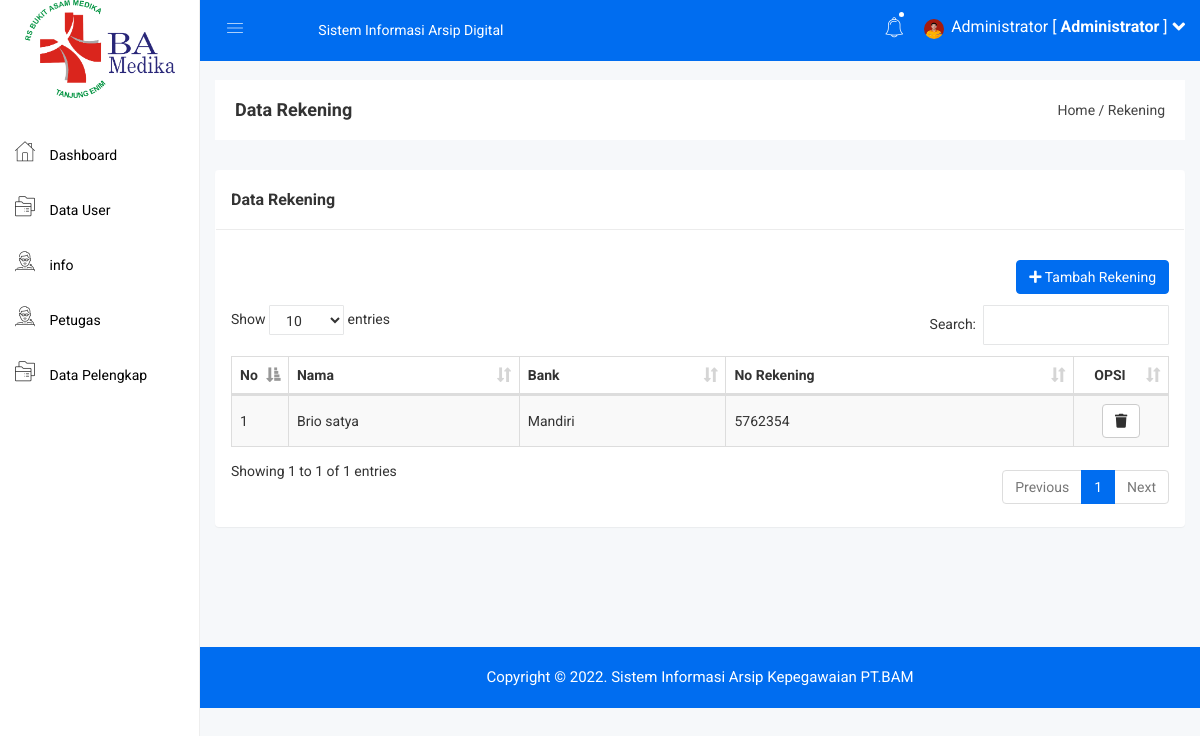
Before: /admin/rekening_karyawan.php (signed in) with the older database file.
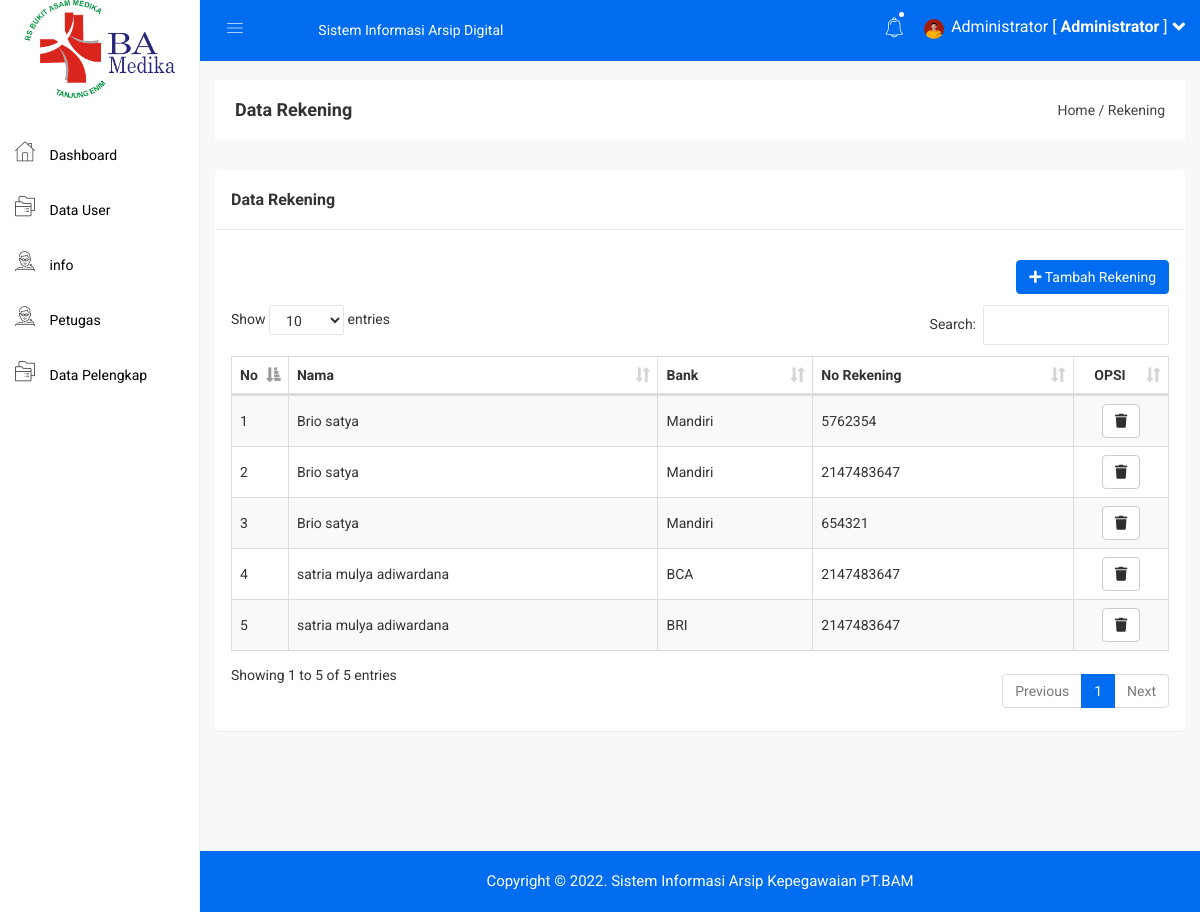
After: the same page with the newer database file.
### tables this page shows
CREATE TABLE `rekening` (
  `id` int(11) NOT NULL,
  `id_diri` int(11) NOT NULL,
  `Bank` varchar(50) NOT NULL,
  `Rekening` int(30) NOT NULL
);

CREATE TABLE `diri` (
  `id` int(11) NOT NULL,
  `username` varchar(50) NOT NULL,
  `password` varchar(50) NOT NULL,
  `nama` varchar(100) NOT NULL,
  `tempat_lahir` varchar(50) NOT NULL,
  `tanggal_lahir` date NOT NULL,
  `goldar` varchar(5) NOT NULL,
  `nik` varchar(20) NOT NULL,
  `status_kawin` varchar(40) NOT NULL,
  `alamat` varchar(100) NOT NULL,
  `email` varchar(50) NOT NULL,
  `npwp` varchar(40) NOT NULL,
  `nip` varchar(40) NOT NULL,
  `telpon1` varchar(14) NOT NULL,
  `telpon2` varchar(14) NOT NULL,
  `bpjs` varchar(40) NOT NULL,
  `serata` varchar(40) NOT NULL,
  `jurusan` varchar(50) NOT NULL,
  `univ` varchar(60) NOT NULL,
  `id_lokasi` int(11) NOT NULL,
  `id_status` int(11) NOT NULL,
  `id_jabatan` varchar(25) NOT NULL,
  `id_jj` int(11) NOT NULL,
  `nakes` varchar(30) NOT NULL,
  `jenis_jabatan` varchar(30) NOT NULL,
  `foto` varchar(100) NOT NULL,
  `status` int(11) NOT NULL
);

### admin/rekening_karyawan.php (the view)
<?php include 'header.php'; ?>
<div class="breadcome-area">
    <div class="container-fluid">
        <div class="row">
            <div class="col-lg-12 col-md-12 col-sm-12 col-xs-12">
                <div class="breadcome-list">
                    <div class="row">
                        <div class="col-lg-6 col-md-6 col-sm-6 col-xs-12">
                            <div class="breadcome-heading">
                                <h4 style="margin-bottom: 0px">Data Rekening</h4>
                            </div>
                        </div>
                        <div class="col-lg-6 col-md-6 col-sm-6 col-xs-12">
                            <ul class="breadcome-menu" style="padding-top: 0px">
                                <li><a href="#">Home</a> <span class="bread-slash">/</span></li>
                                <li><span class="bread-blod">Rekening</span></li>
                            </ul>
                        </div>
                    </div>
                </div>
            </div>
        </div>
    </div>
</div>
<div class="container-fluid">
    <div class="panel panel">
        <div class="panel-heading">
            <h3 class="panel-title">Data Rekening</h3>
        </div>
        <div class="panel-body">
            <div class="pull-right">
                <a href="rekening_tambah.php" class="btn btn-primary"><i class="fa fa-plus"></i> Tambah Rekening</a>
            </div>
            <br>
            <br>
            <br>
            <table id="table" class="table table-bordered table-striped table-hover table-datatable">
                <thead>
                    <tr>
                        <th width="1%">No</th>
                        <th >Nama</th>
                        <th>Bank</th>
                        <th>No Rekening</th>
                        <th class="text-center" width="10%">OPSI</th>
                    </tr>
                </thead>
                <tbody>
                    <?php
                    include '../koneksi.php';
                    $no = 1;
                    $petugas = mysqli_query($koneksi,"SELECT rekening.id,rekening.Bank,rekening.Rekening,diri.nama FROM rekening INNER JOIN diri ON rekening.id_diri = diri.id;");
                    while($p = mysqli_fetch_array($petugas)){
                        ?>
                        <tr>
                            <td><?php echo $no++; ?></td>
                            <td><?php echo $p['nama'] ?></td>
                            <td><?php echo $p['Bank'] ?></td>
                            <td><?php echo $p['Rekening'] ?></td>
                            <td class="text-center">
                                <div class="btn-group">
                                    <a href="rekening_hapus.php?id=<?php echo $p['id']; ?>" class="btn btn-default"><i class="fa fa-trash"></i></a>
                                </div>
                            </td>
                        </tr>
                        <?php
                    }
                    ?>
                </tbody>
            </table>
        </div>
    </div>
</div>
<?php include 'footer.php'; ?>

Changed rows visible on the page:
added rekening: id_diri.nama "Brio satya", Bank "Mandiri", Rekening "2147483647"
added rekening: id_diri.nama "Brio satya", Bank "Mandiri", Rekening "654321"
added rekening: id_diri.nama "satria mulya adiwardana", Bank "BCA", Rekening "2147483647"
added rekening: id_diri.nama "satria mulya adiwardana", Bank "BRI", Rekening "2147483647"
Other visible differences:
text written by a page script: "Show entries Search: Showing 1 to 1 of 1 entries Previous 1 Next" → "Show entries Search: Showing 1 to 5 of 5 entries Previous 1 Next"
